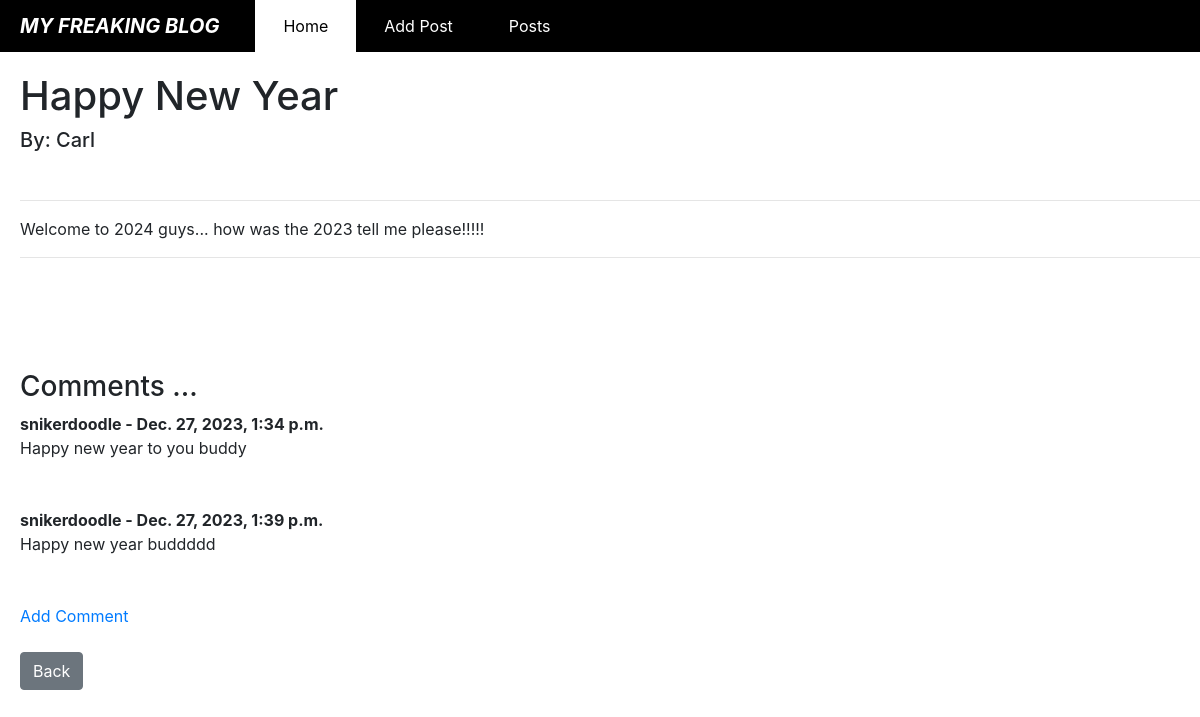
/article/7, run on the app's committed database.
### myblog/models.py (models this page shows, shortened)
class Post(models.Model):
    title = models.CharField(max_length=255)
    author = models.ForeignKey(User,on_delete=models.CASCADE)
    body = models.TextField()

class Comment(models.Model):
    post = models.ForeignKey(Post, on_delete=models.CASCADE ,related_name='comments')
    name = models.CharField(max_length=255)
    body = models.TextField()
    date_added = models.DateTimeField(auto_now_add=True)

### myblog/views.py (the view)
# urls.py: path('article/<int:pk>', ArticleDetailViews.as_view(),name = 'article-detail'),
class ArticleDetailViews(DetailView):
    model = Post
    template_name = 'article_detail.html'

### myblog/templates/article_detail.html
{%extends 'base.html'%}
{%block content%}
<h1>{{post.title}}</h1>
<h5>By: {{post.author}}</h5><br>
<hr>
{{post.body}}
<hr>
<br><br>
<br>
<br>
<h3>Comments ...</h3>
{% if not post.comments.all%}
<p>No comments yet.</p><a href="{%url 'add_comment' post.pk%}">Add one</a>
{%else%}
{%for comment in post.comments.all %}
<strong>
    {{comment.name}} -
    {{comment.date_added}}
</strong>
<br>
{{comment.body}}
<br>
<br>
<br>
{%endfor%}
<a href="{% url 'add_comment' post.pk %}">Add Comment</a>
{% endif %}
<br><br>
<a href="{%url 'home'%}" class="btn btn-secondary" >Back</a>
{%endblock%}

### myblog/templates/base.html (style rules this page uses)
body { background-color: #ffffff; }

### data on the page
Post: title "Happy New Year", author "Carl", body "Welcome to 2024 guys... how was the 2023 tell me please!!!!!"
Comment: name "snikerdoodle", date_added "Dec. 27, 2023, 1:34 p.m.", body "Happy new year to you buddy"
Comment: name "snikerdoodle", date_added "Dec. 27, 2023, 1:39 p.m.", body "Happy new year buddddd"
